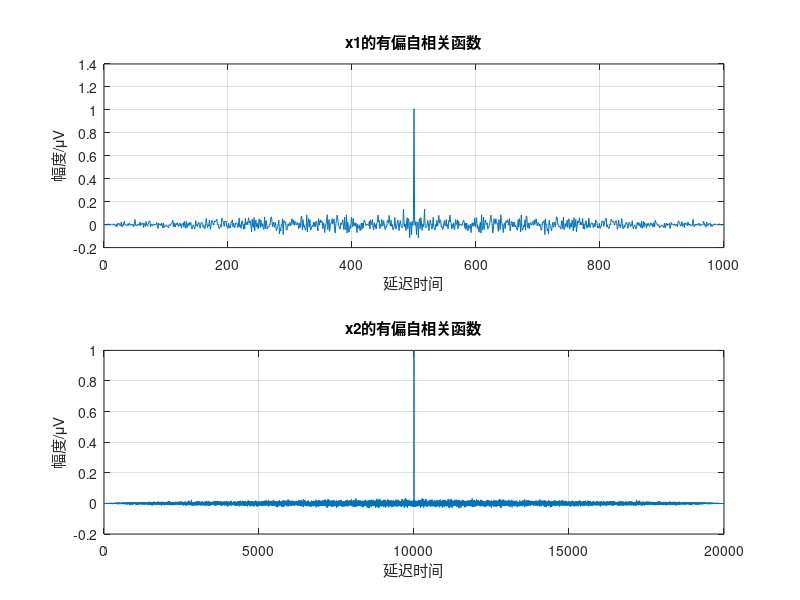

Write MATLAB code to recreate this figure.
clc
clear
%%
%program
n1=500;
n2=10000;
x1=randn(1,n1);
x2=randn(1,n2);
%%
%calculate
meanx1=mean(x1)
meanx2=mean(x2)
varx1=var(x1)
varx2=var(x2)
stdx1=std(x1)
stdx2=std(x2)
%%
%draw
subplot(2,1,1),r=xcorr(x1,x1,'biased');
plot(r);title('x1的有偏自相关函数');xlabel('延迟时间');
ylabel('幅度/μV');grid on;
subplot(2,1,2),r=xcorr(x2,x2,'biased');
plot(r);title('x2的有偏自相关函数');xlabel('延迟时间');
ylabel('幅度/μV');grid on;